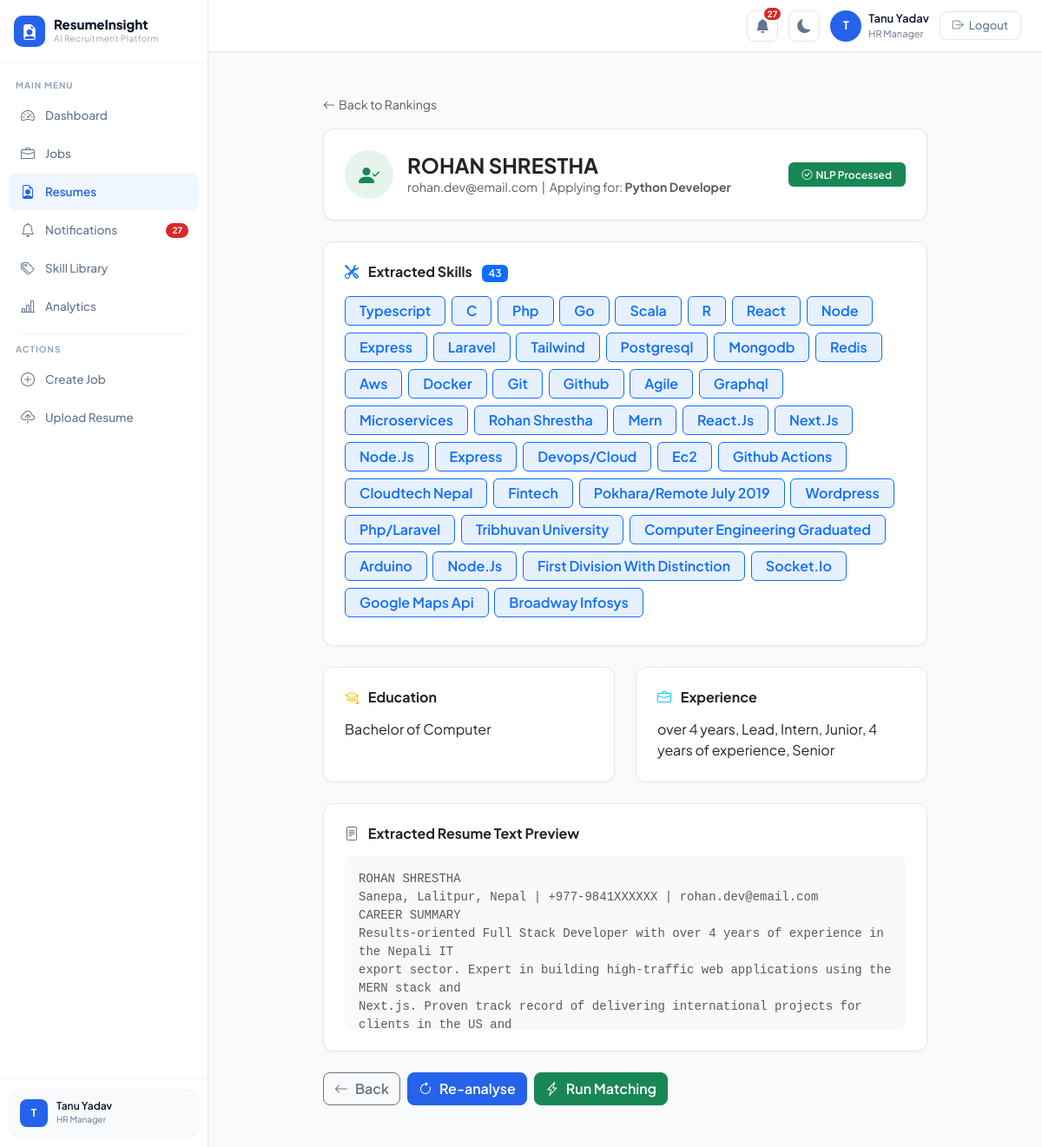
The app's page /resumes/4/results/ (signed in) with its own data.
### core/models.py (models this page shows, shortened)
class User(AbstractUser):
    ROLE_CHOICES = [
        ('hr_manager', 'HR Manager'),
        ('super_admin', 'Super Admin'),
    ]
    role = models.CharField(
        max_length=20,
        choices=ROLE_CHOICES,
        default='hr_manager'
    )
    profile_picture = models.ImageField(
        upload_to='profile_pics/',
        null=True,
        blank=True
    )
    def is_super_admin(self):
        return self.role == 'super_admin'

class Candidate(models.Model):
    full_name   = models.CharField(max_length=255)
    email       = models.EmailField(blank=True)
    phone       = models.CharField(max_length=20, blank=True)
    blind_id    = models.CharField(max_length=50, unique=True, blank=True)
    uploaded_by = models.ForeignKey(
        User,
        on_delete=models.SET_NULL,
        null=True,
        related_name='candidates'
    )
    created_at  = models.DateTimeField(auto_now_add=True)

class JobDescription(models.Model):
    STATUS_CHOICES = [
        ('active', 'Active'),
        ('closed', 'Closed'),
        ('draft', 'Draft'),
    ]
    created_by = models.ForeignKey(
        User,
        on_delete=models.CASCADE,
        related_name='job_descriptions'
    )
    title           = models.CharField(max_length=255)
    department      = models.CharField(max_length=100, blank=True)
    description     = models.TextField()
    required_skills = models.TextField(
        help_text="Comma-separated list of required skills. e.g. Python, Django, SQL"
    )
    experience_required = models.CharField(
        max_length=100,
        blank=True,
        help_text="e.g. 2-3 years"
    )
    education_required = models.CharField(
        max_length=255,
        blank=True,
        help_text="e.g. Bachelor's in Computer Science"
    )
    status = models.CharField(
        max_length=10,
        choices=STATUS_CHOICES,
        default='active'
    )
    skill_weight = models.FloatField(
        default=0.50,
        help_text="Weight for skill overlap (default 50%)"
    )
    semantic_weight = models.FloatField(
        default=0.20,
        help_text="Weight for semantic similarity (default 20%)"
    )
    education_weight = models.FloatField(
        default=0.20,
        help_text="Weight for education match (default 20%)"
    )
    experience_weight = models.FloatField(
        default=0.10,
        help_text="Weight for experience match (default 10%)"
    )
    created_at = models.DateTimeField(auto_now_add=True)
    updated_at = models.DateTimeField(auto_now=True)

class Resume(models.Model):
    candidate   = models.ForeignKey(
        Candidate,
        on_delete=models.CASCADE,
        related_name='resumes'
    )
    job         = models.ForeignKey(
        JobDescription,
        on_delete=models.CASCADE,
        related_name='resumes'
    )
    pdf_file    = models.FileField(upload_to='resumes/')
    raw_text    = models.TextField(blank=True)
    extracted_skills     = models.TextField(blank=True,
                           help_text="Comma-separated skills found in resume")
    extracted_education  = models.TextField(blank=True)
    extracted_experience = models.TextField(blank=True)
    is_processed = models.BooleanField(default=False)
    uploaded_at  = models.DateTimeField(auto_now_add=True)
    def get_extracted_skills_list(self):
        return [skill.strip() for skill in self.extracted_skills.split(',') if skill.strip()]

### core/views.py (the view)
# urls.py: path('resumes/<int:pk>/results/', views.resume_result_view,  name='resume_result'),
@login_required
def resume_result_view(request, pk):
    resume = get_object_or_404(Resume, pk=pk)
    return render(request, 'resumes/resume_result.html', {
        'resume'    : resume,
        'skills'    : resume.get_extracted_skills_list(),
        'education' : resume.extracted_education,
        'experience': resume.extracted_experience,
        'candidate' : resume.candidate,
        'job'       : resume.job,
    })

### templates/resumes/resume_result.html (shortened to what this page needs)
{% extends 'layout.html' %}
{% block page_content %}
<div class="container py-5">
    <div class="row justify-content-center">
        <div class="col-md-9">
            <a href="{% url 'job_ranking' job.pk %}"
                 class="text-decoration-none text-muted small">
                <i class="bi bi-arrow-left me-1"></i>Back to Rankings
            </a>
            <div class="card border-0 shadow-sm rounded-3 p-4 mt-3 mb-4">
                <div class="d-flex align-items-center gap-3">
                    <div class="bg-success bg-opacity-10 rounded-circle
                                d-flex align-items-center justify-content-center"
                         style="width:56px; height:56px;">
                        <i class="bi bi-person-check-fill text-success fs-4"></i>
                    </div>
                    <div>
                        <h4 class="fw-bold mb-0">{{ candidate.full_name }}</h4>
                        <p class="text-muted small mb-0">
                            {{ candidate.email }} &nbsp;|&nbsp;
                            Applying for: <strong>{{ job.title }}</strong>
                        </p>
                    </div>
                    <span class="badge bg-success ms-auto px-3 py-2">
                        <i class="bi bi-check-circle me-1"></i>NLP Processed
                    </span>
                </div>
            </div>
            <div class="row g-4">
                <div class="col-12">
                    <div class="card border-0 shadow-sm rounded-3 p-4">
                        <h6 class="fw-bold mb-3">
                            <i class="bi bi-tools me-2 text-primary"></i>
                            Extracted Skills
                            <span class="badge bg-primary ms-2">{{ skills|length }}</span>
                        </h6>
                        {% if skills %}
                            <div>
                                {% for skill in skills %}
                                <span class="badge bg-primary bg-opacity-10
                                             text-primary border border-primary
                                             me-1 mb-2 px-3 py-2 fs-6">
                                    {{ skill }}
                                </span>
                                {% endfor %}
                            </div>
                        {% else %}
                            <p class="text-muted small">No skills detected.</p>
                        {% endif %}
                    </div>
                </div>
                <div class="col-md-6">
                    <div class="card border-0 shadow-sm rounded-3 p-4 h-100">
                        <h6 class="fw-bold mb-3">
                            <i class="bi bi-mortarboard me-2 text-warning"></i>
                            Education
                        </h6>
                        <p class="mb-0">
                            {{ education|default:"Not detected" }}
                        </p>
                    </div>
                </div>
                <div class="col-md-6">
                    <div class="card border-0 shadow-sm rounded-3 p-4 h-100">
                        <h6 class="fw-bold mb-3">
                            <i class="bi bi-briefcase me-2 text-info"></i>
                            Experience
                        </h6>
                        <p class="mb-0">
                            {{ experience|default:"Not detected" }}
                        </p>
                    </div>
                </div>
                <div class="col-12">
                    <div class="card border-0 shadow-sm rounded-3 p-4">
                        <h6 class="fw-bold mb-3">
                            <i class="bi bi-file-text me-2 text-secondary"></i>
                            Extracted Resume Text Preview
                        </h6>
                        <div class="bg-light rounded-3 p-3"
                             style="max-height: 200px; overflow-y: auto;">
                            <pre class="small text-muted mb-0"
                                 style="white-space: pre-wrap;">{{ resume.raw_text|truncatechars:1000 }}</pre>
                        </div>
                    </div>
                </div>
            </div>
<div class="d-flex gap-2 mt-4">
    <a href="{% url 'resume_list' %}"
       class="btn btn-outline-secondary">
        <i class="bi bi-arrow-left me-2"></i>Back
    </a>
    <form method="POST" action="{% url 'process_resume' resume.pk %}">
        <button type="submit" class="btn btn-primary">
            <i class="bi bi-arrow-clockwise me-2"></i>Re-analyse
        </button>
    </form>
    <form method="POST" action="{% url 'run_matching' resume.pk %}">
        <button type="submit" class="btn btn-success fw-semibold">
            <i class="bi bi-lightning-charge me-2"></i>Run Matching
        </button>
    </form>
</div>
        </div>
    </div>
</div>
{% endblock %}

### templates/layout.html (shortened to what this page needs)
{% extends 'base.html' %}
{% block content %}
<aside class="sidebar">
    <div class="sidebar-brand">
        <a href="{% url 'dashboard' %}" class="brand-logo">
            <div class="brand-icon"><i class="bi bi-file-earmark-person-fill"></i></div>
            <div>
                <div class="brand-text">ResumeInsight</div>
                <div class="brand-sub">AI Recruitment Platform</div>
            </div>
        </a>
    </div>
    <nav class="sidebar-nav">
        <div class="nav-label">Main Menu</div>
        <a href="{% url 'dashboard' %}"
           class="nav-item {% if request.resolver_match.url_name == 'dashboard' %}active{% endif %}">
            <i class="bi bi-speedometer2 nav-icon"></i> Dashboard
        </a>
        <a href="{% url 'job_list' %}"
           class="nav-item {% if 'job' in request.resolver_match.url_name %}active{% endif %}">
            <i class="bi bi-briefcase nav-icon"></i> Jobs
        </a>
        <a href="{% url 'resume_list' %}"
           class="nav-item {% if 'resume' in request.resolver_match.url_name %}active{% endif %}">
            <i class="bi bi-file-earmark-person nav-icon"></i> Resumes
        </a>
        <a href="{% url 'notifications' %}"
           class="nav-item {% if request.resolver_match.url_name == 'notifications' %}active{% endif %}">
            <i class="bi bi-bell nav-icon"></i>
            Notifications
            <span class="sidebar-notif-badge" id="sidebarNotifBadge"></span>
        </a>
        <a href="{% url 'skill_library' %}"
   class="nav-item {% if request.resolver_match.url_name == 'skill_library' %}active{% endif %}">
    <i class="bi bi-tags nav-icon"></i> Skill Library
</a>
        <a href="{% url 'analytics' %}"
            class="nav-item {% if request.resolver_match.url_name == 'analytics' %}active{% endif %}">
             <i class="bi bi-bar-chart-line nav-icon"></i> Analytics
        </a>
        <div class="sidebar-divider"></div>
        <div class="nav-label">Actions</div>
        <a href="{% url 'job_create' %}" class="nav-item">
            <i class="bi bi-plus-circle nav-icon"></i> Create Job
        </a>
        <a href="{% url 'resume_upload' %}" class="nav-item">
            <i class="bi bi-cloud-upload nav-icon"></i> Upload Resume
        </a>
    </nav>
    <div class="sidebar-footer">
        <div class="user-card">
            <div class="user-card-avatar">
                {{ request.user.first_name|first|default:request.user.username|first|upper }}
            </div>
            <div>
                <div class="user-card-name">
                    {{ request.user.get_full_name|default:request.user.username }}
                </div>
                <div class="user-card-role">{{ request.user.get_role_display }}</div>
            </div>
        </div>
    </div>
</aside>
<header class="topbar">
    <a href="{% url 'notifications' %}" class="bell-wrap" title="Notifications">
        <i class="bi bi-bell-fill"></i>
        <span class="notif-badge" id="notifBadge" style="display:none;"></span>
    </a>
    <button class="dark-toggle" id="darkToggle" title="Toggle Dark Mode">
        <i class="bi bi-moon-fill" id="darkIcon"></i>
    </button>
    <div class="d-flex align-items-center gap-2">
        <div class="user-avatar">
            {{ request.user.first_name|first|default:request.user.username|first|upper }}
        </div>
        <div>
            <div class="topbar-user-name">
                {{ request.user.get_full_name|default:request.user.username }}
            </div>
            <div class="topbar-user-role">{{ request.user.get_role_display }}</div>
        </div>
    </div>
    <a href="{% url 'logout' %}" class="btn-logout">
        <i class="bi bi-box-arrow-right"></i> Logout
    </a>
</header>
<main class="main-wrapper">
    {% block page_content %}{% endblock %}
</main>
{% endblock %}

### templates/base.html (style rules this page uses)
body { font-family: 'Plus Jakarta Sans', sans-serif; background: #F8FAFC; }
.btn { font-family: 'Plus Jakarta Sans', sans-serif; font-weight: 600; border-radius: 8px !important; }
.btn-primary { background: #2563EB !important; border-color: #2563EB !important; }

### records on screen
User: user.first_name|first "T", user.get_full_name "Tanu Yadav", user.role "HR Manager"
Candidate: full_name "ROHAN SHRESTHA", email "rohan.dev@email.com"
JobDescription: title "Python Developer"
Resume: extracted_education "Bachelor of Computer", extracted_experience "over 4 years, Lead, Intern, Junior, 4 years of experience, Senior", raw_text "ROHAN SHRESTHA Sanepa, Lalitpur, Nepal | +977-9841XXXXXX | rohan.dev@email.com CAREER SUMMARY Results-oriented Full Stack Developer with over 4 years of experience in the Nepali IT export sector. Expert in building high-traffic web applications using the MERN stack and Next.js. Proven track record of delivering international projects for clients in the US and…"

### other values on screen
{{ skills|length }} "43"
{{ skill }} "Typescript" "C" "Php" "Go" "Scala" "R" "React" "Node" "Express" "Laravel" "Tailwind" "Postgresql" "Mongodb" "Redis" "Aws" "Docker" "Git" "Github" "Agile" "Graphql" "Microservices" "Rohan Shrestha" "Mern" "React.Js" "Next.Js" "Node.Js" "Express" "Devops/Cloud" "Ec2" "Github Actions" "Cloudtech Nepal" "Fintech" "Pokhara/Remote July 2019" "Wordpress" "Php/Laravel" "Tribhuvan University" "Computer Engineering Graduated" "Arduino" "Node.Js" "First Division With Distinction" "Socket.Io" "Google Maps Api" "Broadway Infosys"
